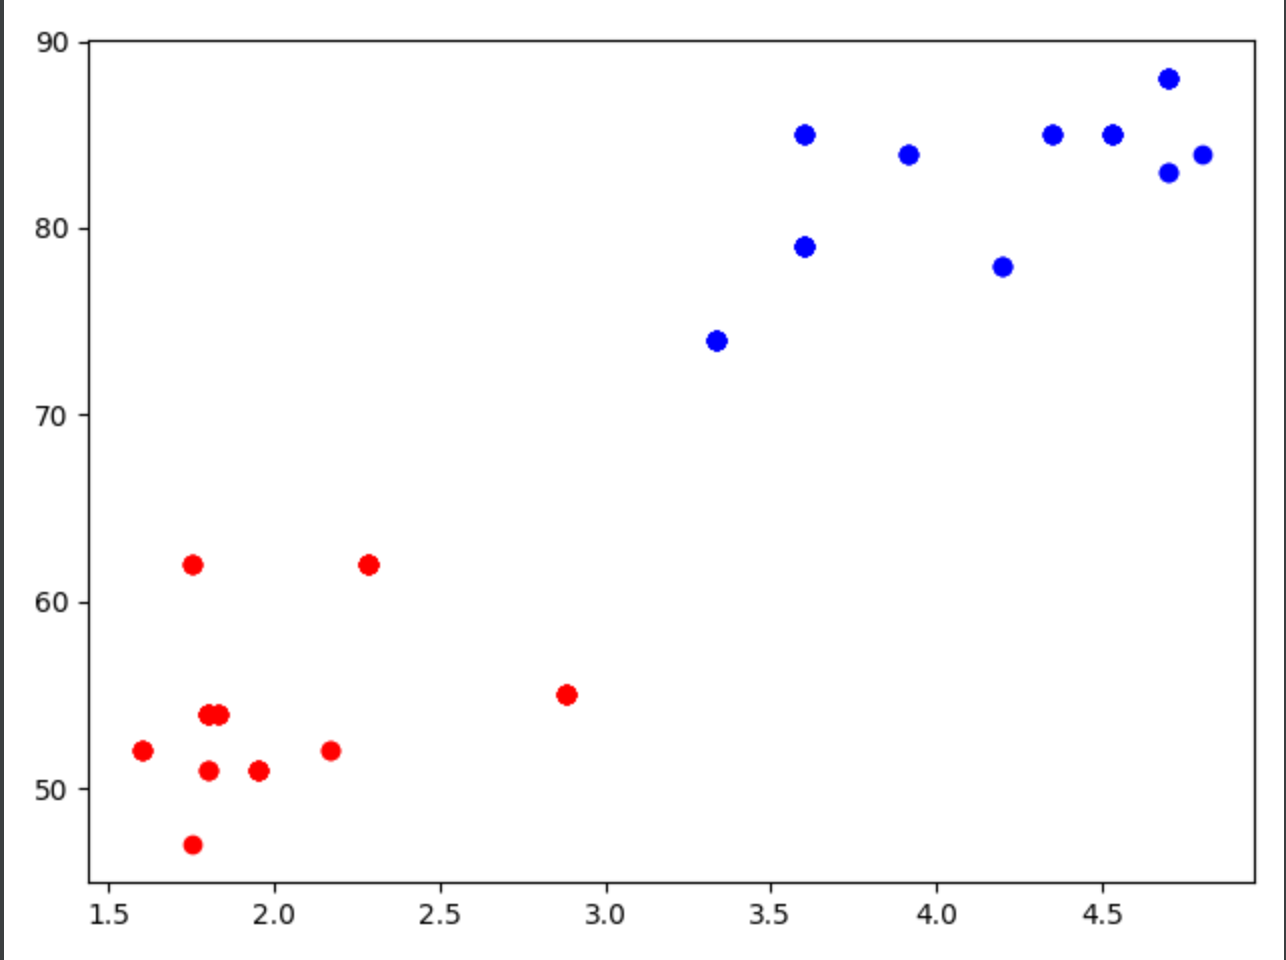

Python code for this plot:
"""
Name: Giang Duong
ID : 014533857
# Chapter 6 Question 5a:
"""
import random as rand
import math
import matplotlib.pyplot as plt

def getClusters(X, c):
    C = []
    for i in range(len(c)):
        C.append([])

    # Assing the points to the nearest centroids
    for i in range(len(X)):
        closest = -1
        closestDist = 10000

        # Looping over all the centroids
        j = 0
        for j in range(K):
            distance = math.sqrt((X[i][0] - c[j][0]) ** 2 + (X[i][1] - c[j][1]) ** 2)
            if distance < closestDist:
                closestDist = distance
                closest = j
        C[closest].append(X[i])
    return C

def KMeans(X, K):
    C = []
    c = []

    # Pick k random centroids
    for i in range(K):
        dimension1 = rand.uniform(1.75, 4.8)
        dimension2 = rand.randint(47, 85)
        c.append([dimension1, dimension2])

    # Stopping condition
    for k in range(8):
        C = getClusters(X, c)
        # Getting new centroids
        c = []
        for i in range(len(C)):
            lst = C[i]
            dimension1 = 0
            dimension2 = 0
            for j in range(len(lst)):
                dimension1 += lst[j][0]
                dimension2 += lst[j][1]
            dimension1 /= len(lst)
            dimension2 /= len(lst)
            c.append([dimension1, dimension2])

    color = ['red', 'blue']
    for i in range(len(C)):
        x = []
        y = []
        lst = C[i]
        for j in range(len(lst)):
            x.append(lst[j][0])
            y.append(lst[j][1])
            plt.scatter(x, y, color=color[i])

    plt.show()






oldFaithfulData = [
    [3.6, 79],
    [1.8, 54],
    [2.283, 62],
    [3.333, 74],
    [2.883, 55],
    [4.533, 85],
    [1.950, 51],
    [1.833, 54],
    [4.7, 88],
    [3.6, 85],
    [1.600, 52],
    [4.350, 85],
    [3.917, 84],
    [4.2, 78],
    [1.750, 62],
    [1.8, 51],
    [4.7, 83],
    [2.167, 52],
    [4.800, 84],
    [1.750, 47],
]
K = 2
KMeans(oldFaithfulData, K)
